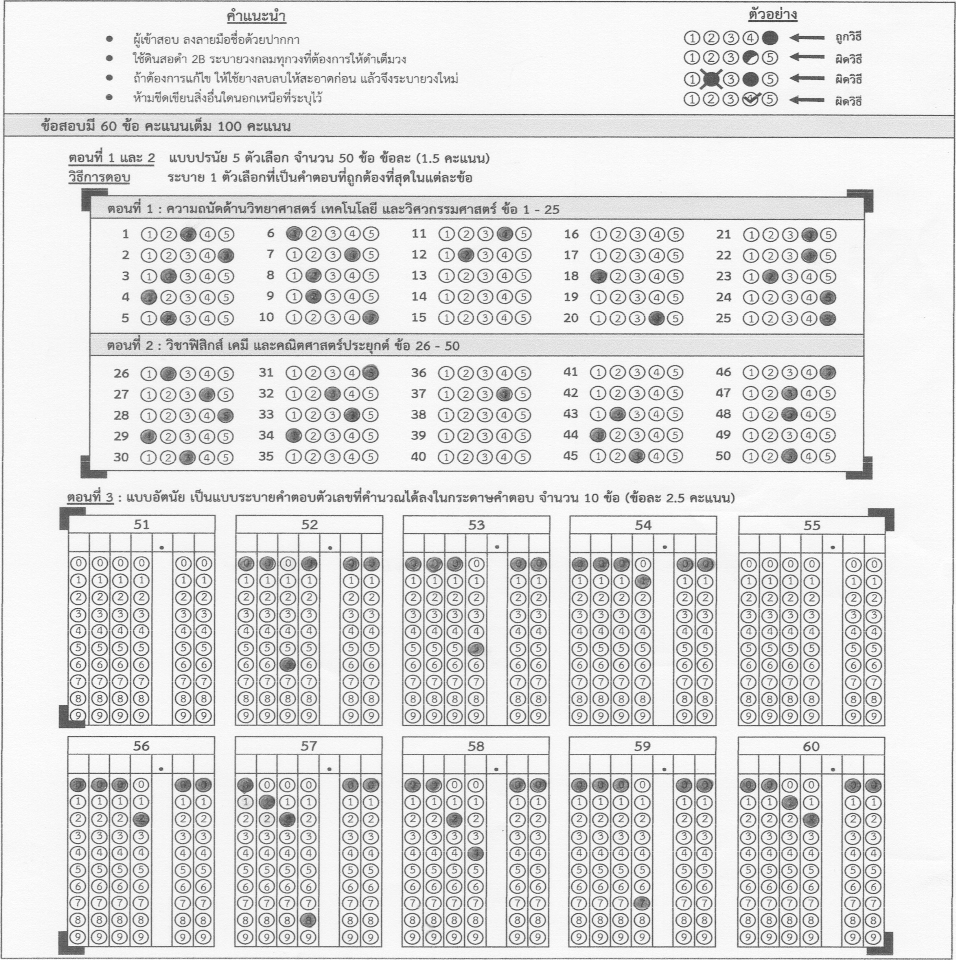
#> input picture mock_images/rectangle_1.png, 956 x 960 px
$ python labeImg.py
#> lines starting #> are read from the running program, lines starting #| are printed output that depends on the picture
#import libraries
import pickle
import cv2
import cvzone
import numpy as np


#define
circle_width, circle_height = 15,15
size = (1000, 1250) # (1000, 250) or (1000, 1250)
position_path = './pickle_label/'
image_name = "mock_images/rectangle_1.png"
startname = "rect1_"

global img
img = cv2.imread(image_name, 0)
#> img is the input picture: shape (960, 956); min 57, max 255, mean 224.1
img = cv2.imread(image_name, cv2.IMREAD_GRAYSCALE)
img = cv2.resize(img,size, interpolation = cv2.INTER_LINEAR)
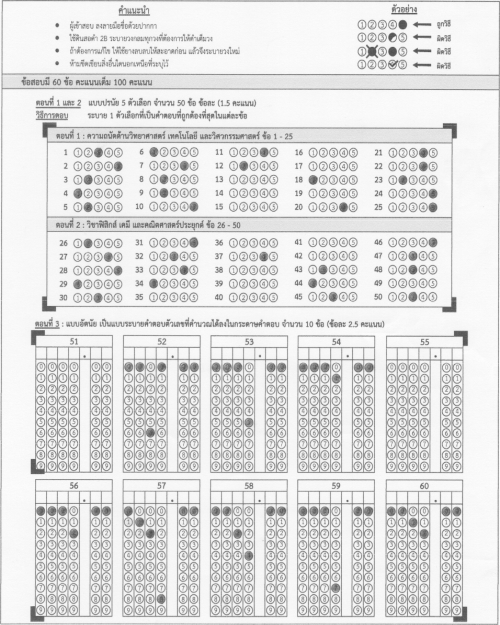
#> img: shape (1250, 1000) (shown at 1/2 size); min 65, max 255, mean 223.9
pickle_name = startname+ str(img.shape[0]) + "_" + str(img.shape[1]) + "_" + str(circle_width) + "_" + str(circle_height)
#> pickle_name = 'rect1_1250_1000_15_15'
# im_gray = cv2.resize(img,size, interpolation = cv2.INTER_LINEAR)
# (thresh, im_bw) = cv2.threshold(im_gray, 128, 255, cv2.THRESH_BINARY | cv2.THRESH_OTSU)
# thresh = 200
# img = cv2.threshold(im_gray, thresh, 255, cv2.THRESH_BINARY)[1]

#debug
try:
    with open(position_path+pickle_name, 'rb') as f:
        posList = pickle.load(f)
except:
    posList = []

#function click
def mouseClick(events, x, y, flags, params):
    global img
    if events == cv2.EVENT_LBUTTONDOWN:
        if y > 60 and y < 120 and x > 90 and x < 250:
            # for i in range(60):
            #     if len(posList) > 0:
            #         posList.pop()
            posList.pop()
            img = cv2.imread(image_name, 0)
            img = cv2.resize(img, size, interpolation = cv2.INTER_LINEAR)
            idx = 0
            for pos in posList:
                idx+=1
                cv2.rectangle(img, pos[0], (pos[0][0] + circle_width, pos[0][1] + circle_height), (0, 0, 0), 2)
            cvzone.putTextRect(img, f'Idx:{idx}', (100, 50), scale=2,
                           thickness=1, offset=20, colorR=(0,200,0))
            cv2.putText(img, 'Undo',(140,120),cv2.FONT_HERSHEY_PLAIN, 2,(0),3)
        else:
            temp = []
            with open(position_path+pickle_name, 'rb') as f:
                temp = pickle.load(f)
            temp = temp[-60:]
            delta_x = x - temp[0][0][0];
            delta_y = y - temp[0][0][1];
            # for i in range(60):
            #     cord = temp[i][0]
            #     posList.append([(cord[0] + delta_x, cord[1] + delta_y), params + i])
            posList.append([(x, y),params])
        with open(position_path+pickle_name, 'wb') as f:
            pickle.dump(posList, f)

#start running
while True:
    idx = 0
    for pos in posList:
                cv2.rectangle(img, pos[0], (pos[0][0] + circle_width, pos[0][1] + circle_height), (0, 255, 0), 2)
                idx += 1
#> after the loop, idx = 0
    cvzone.putTextRect(img, f'Idx:{idx}', (100, 50), scale=2,
                           thickness=1, offset=20, colorR=(0,200,0))
    cv2.putText(img, 'Undo',(140,120),cv2.FONT_HERSHEY_PLAIN, 2,(0),3)
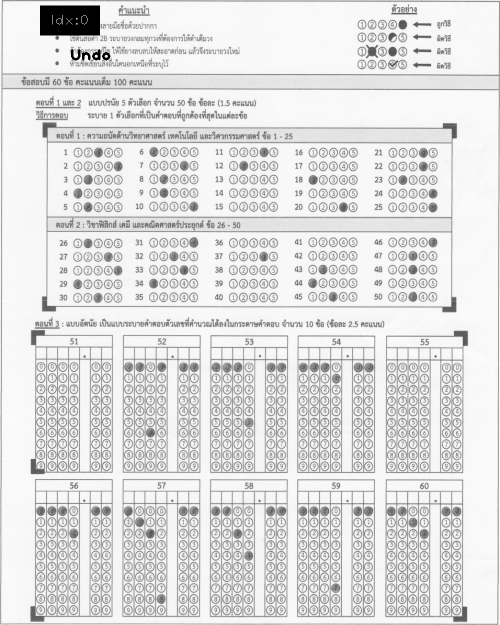
#> img: shape (1250, 1000) (shown at 1/2 size); min 0, max 255, mean 222.4
    cv2.imshow("Image", img)
    cv2.setMouseCallback("Image", mouseClick,idx)
    if cv2.waitKey(1) & 0xFF == ord('q'):
#> (key q is pressed here)
        break
cv2.destroyAllWindows()
